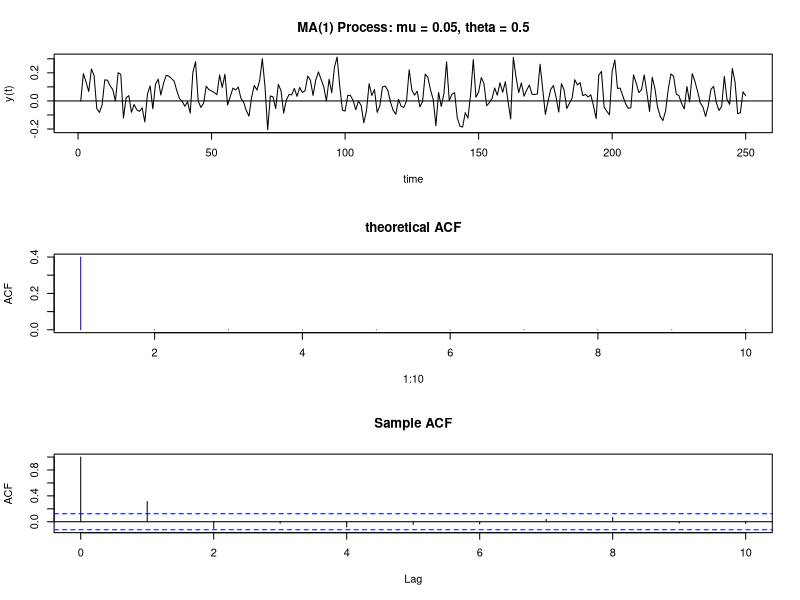

Source code (R):
set.seed(123)

# Simulate 250 observations from the described MA(1) model
ma1_sim <- arima.sim(model = list(ma = 0.5), n = 250, mean = 0, sd = 0.1) + 0.05

# Generate the theoretical ACF with upto lag 10
acf_ma1_model <- ARMAacf(ma = 0.5, lag.max = 10)

# Split plotting window in three rows
par(mfrow = c(3, 1))

# First plot: The simulated observations
plot(ma1_sim, type = "l", main = "MA(1) Process: mu = 0.05, theta = 0.5", xlab = "time", ylab = "y(t)")
abline(h = 0)

# Second plot: Theoretical ACF
plot(1:10, acf_ma1_model[2:11], type = "h", ylab = "ACF", col = "blue", main = "theoretical ACF")

# Third plot: Sample ACF
# Assign to tmp the Sample ACF
tmp <- acf(ma1_sim, lag.max = 10, main = "Sample ACF")

# Reset graphical window to only one graph
par(mfrow = c(1, 1))